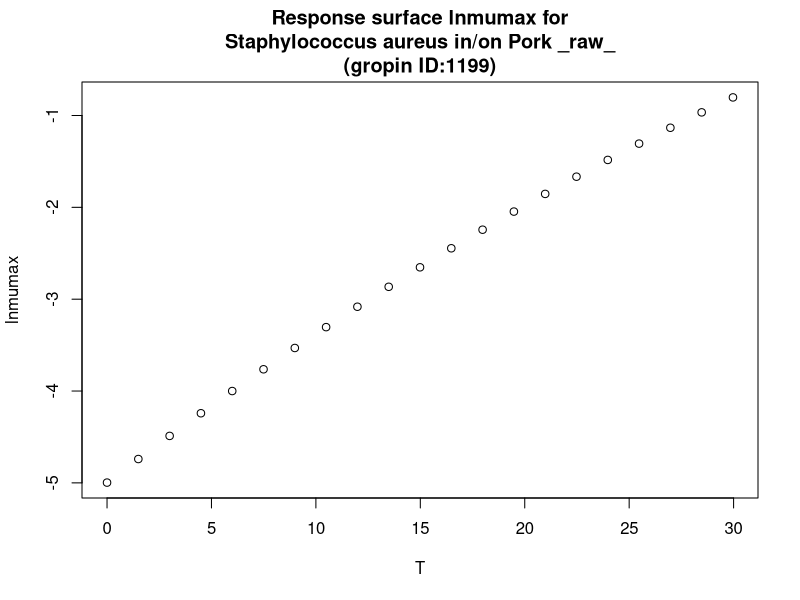

Write R code to recreate this figure.
#############################
# start of Parameter script
#############################
T <- seq(0,29.97002997003,length.out=21)
#############################
# end of Parameter script
#############################
############################# 
# start of Model script Gropin ID 1199 
#############################
 
# constant coefficients for this model
 
variables <- data.frame(T)
argumentsPar <- expand.grid(variables)
 
# heart of the model
response_surface <- function(T) {
   mumax <-(-4.9969+0.1729*T-0.0011*(T^2))

return(mumax=mumax)
} 

# output parameters
responseSurface <- cbind(argumentsPar,response_surface(argumentsPar['T']))
colnames(responseSurface) <- c(colnames(argumentsPar),'lnmumax')
#############################
# End of Model script
#############################
############################# 
# start of Visualisation script Gropin ID 1199 
#############################
plot(T,responseSurface$'lnmumax',xlab='T',
                          ylab='lnmumax',main='Response surface lnmumax for
Staphylococcus aureus in/on Pork _raw_
(gropin ID:1199)')
#############################
# End of Visualisation script
#############################
